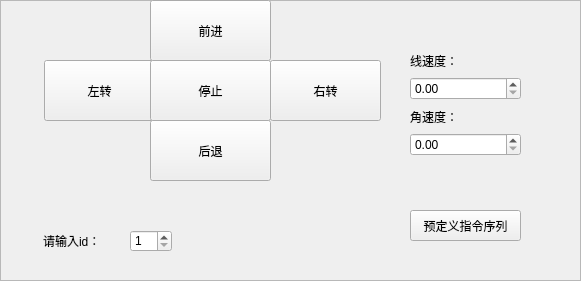
   <widget class="QFrame" name="yaokongframe">
    <property name="geometry">
     <rect>
      <x>390</x>
      <y>490</y>
      <width>581</width>
      <height>281</height>
     </rect>
    </property>
    <property name="frameShape">
     <enum>QFrame::StyledPanel</enum>
    </property>
    <property name="frameShadow">
     <enum>QFrame::Raised</enum>
    </property>
    <widget class="QLabel" name="label_7">
     <property name="geometry">
      <rect>
       <x>43</x>
       <y>230</y>
       <width>71</width>
       <height>21</height>
      </rect>
     </property>
     <property name="text">
      <string>请输入id：</string>
     </property>
    </widget>
    <widget class="QPushButton" name="pushButton_5">
     <property name="geometry">
      <rect>
       <x>150</x>
       <y>0</y>
       <width>121</width>
       <height>61</height>
      </rect>
     </property>
     <property name="text">
      <string>前进</string>
     </property>
    </widget>
    <widget class="QPushButton" name="pushButton_6">
     <property name="geometry">
      <rect>
       <x>44</x>
       <y>60</y>
       <width>111</width>
       <height>61</height>
      </rect>
     </property>
     <property name="text">
      <string>左转</string>
     </property>
    </widget>
    <widget class="QPushButton" name="pushButton_7">
     <property name="geometry">
      <rect>
       <x>270</x>
       <y>60</y>
       <width>111</width>
       <height>61</height>
      </rect>
     </property>
     <property name="text">
      <string>右转</string>
     </property>
    </widget>
    <widget class="QPushButton" name="pushButton_8">
     <property name="geometry">
      <rect>
       <x>150</x>
       <y>120</y>
       <width>121</width>
       <height>61</height>
      </rect>
     </property>
     <property name="text">
      <string>后退</string>
     </property>
    </widget>
    <widget class="QPushButton" name="pushButton_9">
     <property name="geometry">
      <rect>
       <x>150</x>
       <y>60</y>
       <width>121</width>
       <height>61</height>
      </rect>
     </property>
     <property name="text">
      <string>停止</string>
     </property>
    </widget>
    <widget class="QPushButton" name="pushButton_10">
     <property name="geometry">
      <rect>
       <x>410</x>
       <y>210</y>
       <width>111</width>
       <height>31</height>
      </rect>
     </property>
     <property name="text">
      <string>预定义指令序列</string>
     </property>
    </widget>
    <widget class="QWidget" name="layoutWidget">
     <property name="geometry">
      <rect>
       <x>410</x>
       <y>50</y>
       <width>111</width>
       <height>106</height>
      </rect>
     </property>
     <layout class="QVBoxLayout" name="verticalLayout_4">
      <item>
       <widget class="QLabel" name="label_8">
        <property name="text">
         <string>线速度：</string>
        </property>
       </widget>
      </item>
      <item>
       <widget class="QDoubleSpinBox" name="doubleSpinBox_2">
        <property name="singleStep">
         <double>0.050000000000000</double>
        </property>
       </widget>
      </item>
      <item>
       <widget class="QLabel" name="label_9">
        <property name="text">
         <string>角速度：</string>
        </property>
       </widget>
      </item>
      <item>
       <widget class="QDoubleSpinBox" name="doubleSpinBox_3">
        <property name="singleStep">
         <double>0.200000000000000</double>
        </property>
       </widget>
      </item>
     </layout>
    </widget>
    <widget class="QSpinBox" name="spinBox_2">
     <property name="geometry">
      <rect>
       <x>130</x>
       <y>230</y>
       <width>42</width>
       <height>22</height>
      </rect>
     </property>
     <property name="layoutDirection">
      <enum>Qt::LeftToRight</enum>
     </property>
     <property name="minimum">
      <number>1</number>
     </property>
     <property name="value">
      <number>1</number>
     </property>
    </widget>
   </widget>
